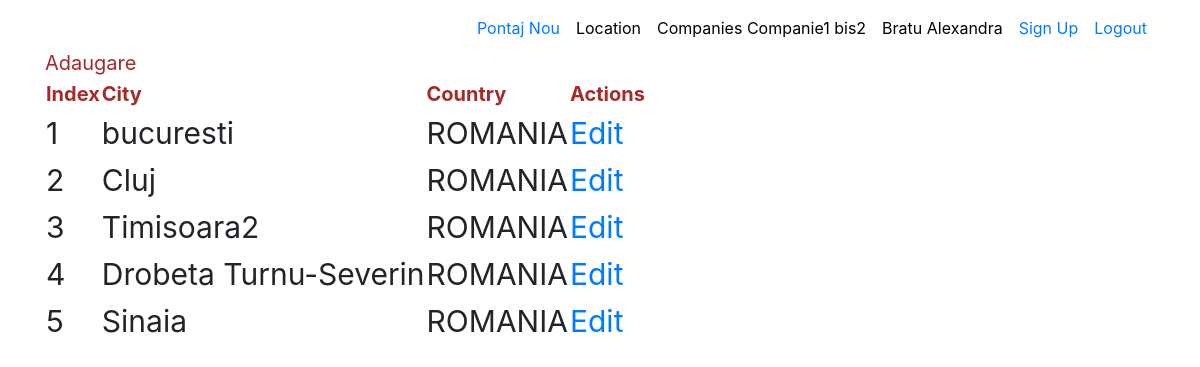
The page /location/ (signed in) on the database its author committed.
### aplicatie2/models.py (models this page shows, shortened)
class Companies(models.Model):
    name = models.CharField(max_length=50)
    website = models.CharField(max_length=100)
    type = models.CharField(max_length=10, choices=companies_choices)
    active = models.BooleanField(default=True)
    location = models.ForeignKey(Location, on_delete=models.CASCADE)

### aplicatie1/models.py (models this page shows, shortened)
class Location(models.Model):
    country = models.CharField(max_length=100)
    city = models.CharField(max_length=100)

### aplicatie1/views.py (the view)
# urls.py: path('', views.HomeIndex.as_view(), name="home"),
class HomeIndex(LoginRequiredMixin, ListView):
    model = Location
    template_name = 'aplicatie1/location_index.html'
    context_object_name = 'all_locations'

### proiect/context_processors.py (called while the page is built)
def get_company_name(request):
    if request.user.is_authenticated:
        return {'customer_name': request.user.userextend.customer.name}
    else:
        return {}

def is_ready_to_word(request):
    if request.user.is_authenticated:
        if Pontaj.objects.filter(user_id=request.user.id,  end_date=None).exists() is True:
            return {'ready_to_work': False}
        return {'ready_to_work': True}
    return {}

### templates/aplicatie1/location_index.html
{% extends 'base.html' %}
{% block content %}
    <br>
    <br>
    <a href="{% url 'aplicatie1:adaugare' %}" class="header_style">Adaugare</a>
    <table id="id_tabel">
        <thead class="header_style">
        <th>Index</th>
        <th>City</th>
        <th>Country</th>
        <th>Actions</th>
        </thead>
        <tbody>
        {% for item in all_locations %}
            <tr>
                <td>{{ forloop.counter }}</td>
                <td>{{ item.city }}</td>
                <td>{{ item.country|upper }}</td>
                <td><a href="{% url 'aplicatie1:modificare' item.id %}">Edit</a></td>
            </tr>
        {% endfor %}
        </tbody>
    </table>
{% endblock %}

### templates/base.html (shortened to what this page needs)
<!DOCTYPE html>
<html lang="en">
<head>
    {% load static %}
    <link rel="stylesheet" href="https://maxcdn.bootstrapcdn.com/bootstrap/4.0.0/css/bootstrap.min.css"
>
    <link href="{% static 'css/style.css' %}" rel="stylesheet">
</head>
<body class="about-us">
<nav class="navbar navbar-expand-lg fixed-top navbar-transparent nav-down" color-on-scroll="200">
    <div class="container">
        <div class="collapse navbar-collapse">
            <ul class="navbar-nav ml-auto">
                {% if request.user.is_authenticated %}
                {% if ready_to_work %}
                <li class="nav-item">
                    <a class="nav-link" href="{% url 'userprofile:pontaj' %}">
                        Pontaj Nou
                    </a>
                </li>
                {% else %}
                <li class="nav-item">
                    <a class="nav-link" href="{% url 'userprofile:stop' request.user.id %}">
                        Ai pontat deja
                    </a>
                </li>
                {% endif %}
                {% endif %}
                <li class="nav-item">
                    <a href="{% url 'aplicatie1:home' %}" class="nav-link" style="color:black">
                        Location
                    </a>
                </li>
                <li class="nav-item">
                    <a href="{% url 'aplicatie2:home' %}" class="nav-link" style="color:black">
                        Companies {{ customer_name }}
                    </a>
                </li>
                {% if request.user.is_authenticated %}
                    <li class="nav-item">
                        <a href="{% url 'userprofile:update_profile' request.user.id %}" class="nav-link"
                           style="color: black">{{ request.user.first_name }} {{ request.user.last_name }}</a>
                    </li>
                {% endif %}
                <li class="nav-item">
                    <a href="{% url 'userprofile:new_account' %}" class="nav-link">
                        Sign Up
                    </a>
                </li>
                {% if request.user.is_authenticated == True %}
                    <li class="nav-item">
                        <a href="{% url 'logout' %}" class="nav-link">
                            Logout
                        </a>
                    </li>
                {% endif %}
            </ul>
        </div>
    </div>
</nav>
<div class="page-header page-header-small">
    <div class="content-center">
        <div class="container">
            {% block content %}
            {% endblock %}
        </div>
    </div>
</div>
</body>
</html>

### static/css/style.css (style rules this page uses)
.header_style { font-size: 20px; color: brown; }
#id_tabel { font-size: 30px; }

### rows shown on the page
Companies: name "Companie1 bis2"
Location: city "bucuresti", country "ROMANIA"
Location: city "Cluj", country "ROMANIA"
Location: city "Timisoara2", country "ROMANIA"
Location: city "Drobeta Turnu-Severin", country "ROMANIA"
Location: city "Sinaia", country "ROMANIA"

### other values the page prints
{{ request.user.first_name }} "Bratu"
{{ request.user.last_name }} "Alexandra"
